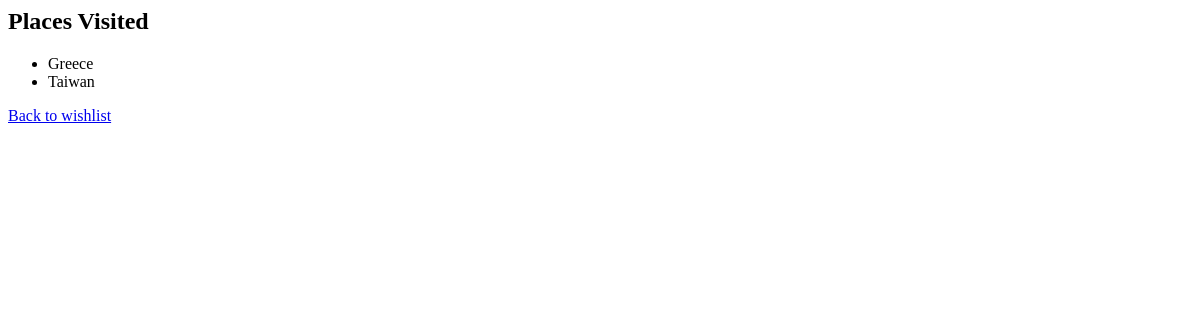
The page /visited on the database as committed earlier.
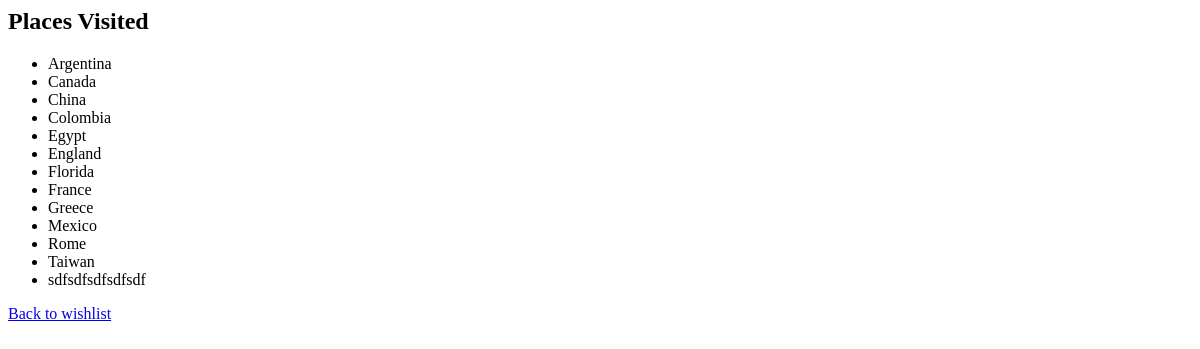
The same page on the database as committed later.
### travel_wishlist/models.py (models this page shows, shortened)
class Place(models.Model):
    name = models.CharField(max_length=200)
    visited = models.BooleanField(default=False) # assume the user is creating a input they havent been to yet

### travel_wishlist/views.py (the view)
# urls.py: path('visited', views.places_visited, name='places_visited'), # visited page
def places_visited(request):
    visited = Place.objects.filter(visited=True).order_by('name') # get all the places from the database, and store them in a variable called visited
    return render(request, 'travel_wishlist/visited.html', {'visited': visited})

### travel_wishlist/templates/travel_wishlist/visited.html
<h2> Places Visited</h2>
{% if visited %}
<ul>
    {% for place in visited %}
    <li>{{ place.name }}</li>
    {% endfor %}
</ul>
{% else %}
<p>You have not visited any places yet.</p>
{% endif %}
<a href="{% url 'place_list' %}">Back to wishlist</a>

Rows that differ between the two databases and show on the page:
added Place: name "Argentina"
now on this page (row edited): Place: name "Canada"
now on this page (row edited): Place: name "China"
added Place: name "Colombia"
now on this page (row edited): Place: name "Egypt"
now on this page (row edited): Place: name "England"
added Place: name "Florida"
now on this page (row edited): Place: name "France"
added Place: name "Mexico"
now on this page (row edited): Place: name "Rome"
added Place: name "sdfsdfsdfsdfsdf"
